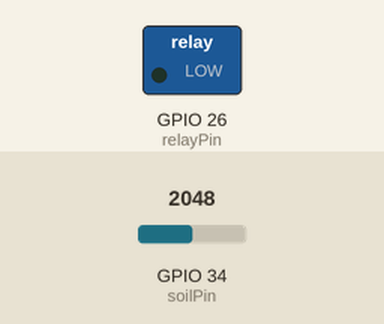
This sketch was run on a simulated ESP32. Shown: switched loads named in the sketch (green lamp = pin HIGH). Inputs (shaded band) come from the test bench; at power-on: GPIO 34 (soilPin) = 2048. What the sketch prints to the serial monitor is not drawn.

Above: at 1.3 s.
1.4 s: GPIO 34 (soilPin) set to 2965
2.9 s: GPIO 34 (soilPin) set to 3053
At 3.6 s:
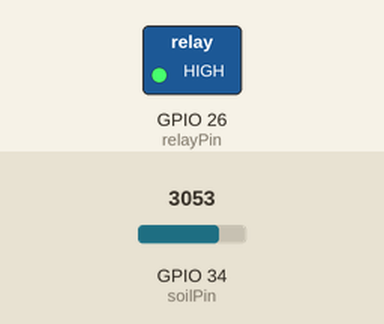
Timing chart, 0 to 5.9 s (numbered marks = the images above; inputs shaded):
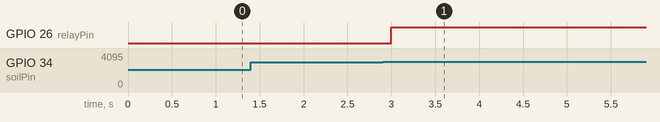

Measured:
- the behaviour switches between 3000 and 3001 on GPIO 34 (soilPin) (found by bisection; images 0 and 1)
- after the input at 1.4 s, every drawn part: stays the same
- after the input at 2.9 s, GPIO 26 (relayPin): LOW → HIGH after 0.10 s

The sketch:

watering.ino
```cpp
// গাছে নিজে নিজে পানি দাও (Automatic watering) — ESP32 বোর্ড
// মাটি শুকালে রিলে পাম্প চালু করে; যথেষ্ট ভিজলে বন্ধ করে।
// মাটির সেন্সর: VCC→3V3, আউটপুট→D34, GND→GND।
// রিলে মডিউল: VCC→VIN, GND→GND, IN→D26, জাম্পার H-এ।
// পাম্প (মোটর) আলাদা ব্যাটারিতে: ব্যাটারির + থেকে COM, NO থেকে পাম্প, পাম্প থেকে ব্যাটারির −।

const int soilPin = 34;
const int relayPin = 26;
const int DRY_LEVEL = 3000;   // এর বেশি হলে মাটি শুকনো: পাম্প চালু
const int WET_LEVEL = 2500;   // এর কম হলে মাটি ভেজা: পাম্প বন্ধ
bool pumping = false;

void setup() {
  pinMode(relayPin, OUTPUT);
  digitalWrite(relayPin, LOW);
  Serial.begin(115200);
  Serial.println("মাটি দেখছি...");
}

void loop() {
  int soil = analogRead(soilPin);
  // দুটো আলাদা সীমা: মান সীমার কাছে কাঁপলেও পাম্প বারবার চালু-বন্ধ হবে না।
  if (!pumping && soil > DRY_LEVEL) {
    pumping = true;
    digitalWrite(relayPin, HIGH);
    Serial.println("মাটি শুকনো: পাম্প চালু");
  } else if (pumping && soil < WET_LEVEL) {
    pumping = false;
    digitalWrite(relayPin, LOW);
    Serial.println("মাটি ভেজা: পাম্প বন্ধ");
  }
  delay(500);
}
```
